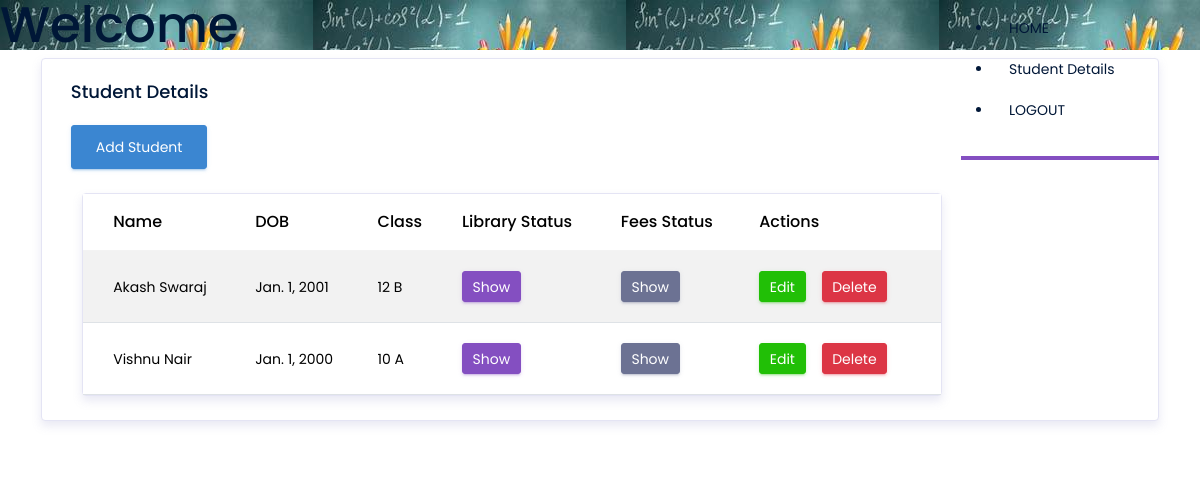
Page /OfficeStaff/manage-students/ on the committed database.
### Backend/models.py (models this page shows, shortened)
class StudentDb(models.Model):
    UserNaMe = models.CharField(max_length=100, null=True, blank=True)
    First_Name = models.CharField(max_length=100)
    Last_Name = models.CharField(max_length=100)
    Class_Name = models.CharField(max_length=50)
    Email = models.CharField(max_length=100)
    DOB = models.DateField(null=True, blank=True)

### OfficeStaff/views.py (the view)
# urls.py: path('manage-students/', views.StudentListView.as_view(), name='managestudent'),
class StudentListView(ListView):
    model = StudentDb
    template_name = 'ManageStudents.html'
    context_object_name = 'stu'

### OfficeStaff/templates/ManageStudents.html (shortened to what this page needs)
{% extends 'Officestaff.html' %}
{% block content %}
<div class="col-12 grid-margin stretch-card">
  <div class="card">
    <div class="card-body">
      <h4 class="card-title">Student Details</h4>
      <a href="{% url 'addstudent' %}" class="btn btn-info mb-4">Add Student</a>
      <div class="col-md-10">
        <div class="card">
          <div class="table-responsive pt-6">
            <table class="table table-striped project-orders-table">
              <thead>
                <tr>
                  <th>Name</th>
                  <th>DOB</th>
                  <th>Class</th>
                  <th>Library Status</th>
                  <th>Fees Status</th>
                  <th>Actions</th>
                </tr>
              </thead>
              <tbody>
                {% for d in stu %}
                  <tr>
                    <td>{{ d.First_Name }} {{ d.Last_Name }}</td>
                    <td>{{ d.DOB }}</td>
                    <td>{{ d.Class_Name }}</td>
                    <td>
                      <a href="{% url 'managebook' %}?student_id={{ d.id }}" class="btn btn-primary btn-sm">Show</a>
                    </td>
                    <td>
                      <a href="{% url 'managefees' %}?student_id={{ d.id }}" class="btn btn-secondary btn-sm">Show</a>
                    </td>
                    <td>
                      <div class="d-flex align-items-center">
                        <a href="{% url 'editstudent' d.id %}" class="btn btn-success btn-sm btn-icon-text mr-3">Edit </a>
                        <form method="POST" action="{% url 'deletestudent' d.id %}" onsubmit="return confirm('Are you sure you want to delete this Student?');" class="mb-0">
                          <button type="submit" class="btn btn-danger btn-sm btn-icon-text">Delete </button>
                        </form>
                      </div>
                    </td>
                  </tr>
                {% endfor %}
              </tbody>
            </table>
          </div>
        </div>
      </div>
    </div>
  </div>
</div>
{% endblock %}

### rows in the picture
StudentDb: First_Name "Akash", Last_Name "Swaraj", DOB "Jan. 1, 2001", Class_Name "12 B"
StudentDb: First_Name "Vishnu", Last_Name "Nair", DOB "Jan. 1, 2000", Class_Name "10 A"
